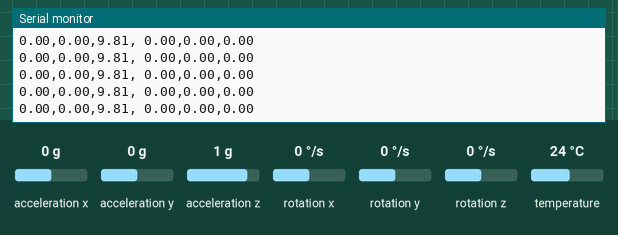
Bench run of a sketch on a simulated Arduino Uno, built with avr-gcc and run on an emulated ATmega328P. Shown: the last lines printed to the serial monitor. Inputs (shaded band) come from the test bench; at power-on: acceleration x 0 g, acceleration y 0 g, acceleration z 1 g, rotation x 0 °/s, rotation y 0 °/s, rotation z 0 °/s, temperature 24 °C.

Above: at 1.3 s.
1.4 s: acceleration x set to -0.8 g
At 2.5 s:
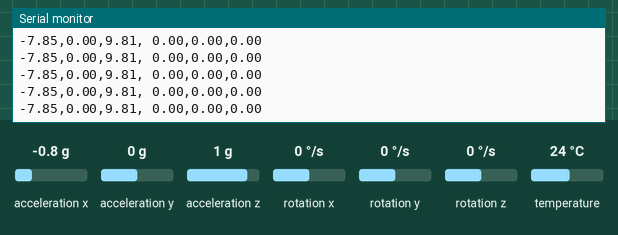
4.4 s: acceleration y set to -1.4 g
At 5.0 s:
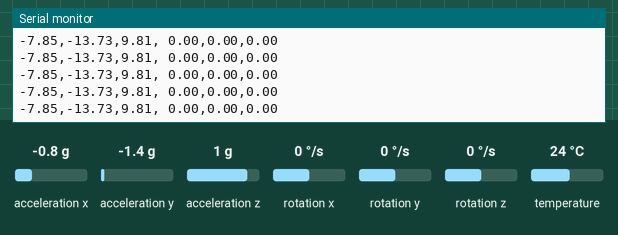
5.9 s: acceleration z set to -1.4 g
At 7.0 s:
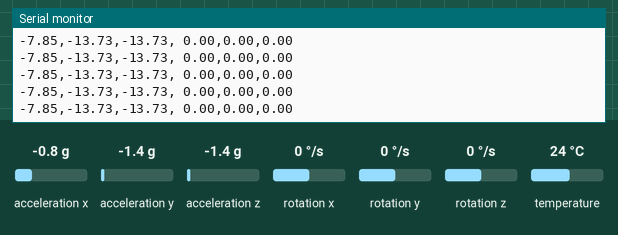
7.4 s: rotation x set to -192 °/s
At 8.2 s:
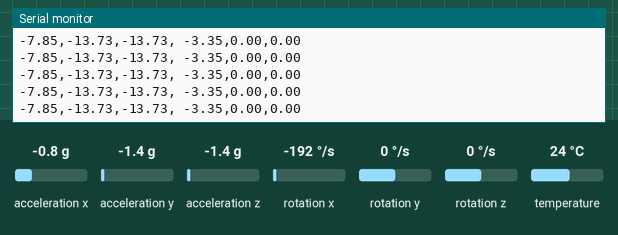
8.9 s: rotation y set to -192 °/s
At 9.6 s:
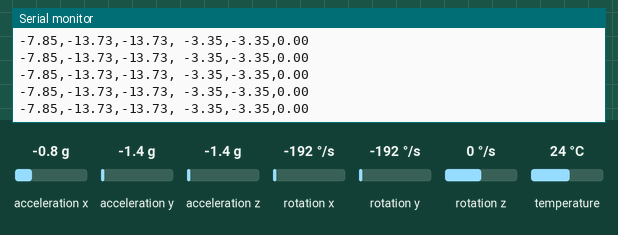
10.4 s: acceleration y set to -0.8 g
At 10.9 s:
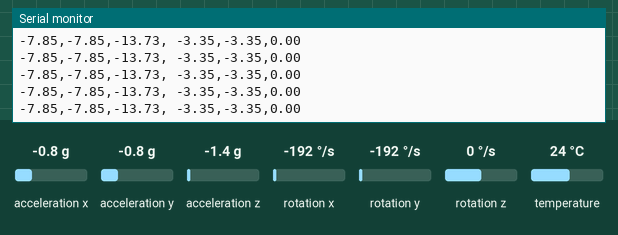
Timing chart, 0 to 13.4 s (numbered marks = the images above; inputs shaded):
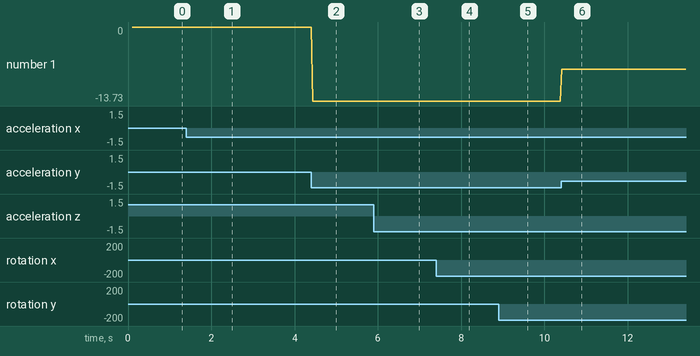

Measured:
- after the input at 1.4 s, the serial monitor: prints a new line at once (image 1)
- after the input at 4.4 s, the serial monitor: prints a new line at once (image 2)
- after the input at 5.9 s, the serial monitor: prints a new line at once (image 3)
- after the input at 7.4 s, the serial monitor: prints a new line at once (image 4)
- after the input at 8.9 s, the serial monitor: prints a new line at once (image 5)
- after the input at 10.4 s, the serial monitor: prints a new line at once (image 6)
- plotted number 1: 0 → -13.73 after the input at 4.4 s

The sketch:

glove.ino
```cpp
#include <Adafruit_MPU6050.h>
#include <Adafruit_Sensor.h>
#include <Wire.h>

Adafruit_MPU6050 mpu;
float accelX;
float accelY;
float accelZ;
float gyroX;
float gyroY;
float gyroZ;

void setup(void) {
	Serial.begin(115200);

	// Try to initialize!
	if (!mpu.begin()) {
		Serial.println("Failed to find MPU6050 chip");
		while (1) {
		  delay(10);
		}
	}

  /**
    @brief Sets the accelerometer measurement range
    @param  new_range
            The new range to set. Must be a `mpu6050_accel_range_t`
  void Adafruit_MPU6050::setAccelerometerRange(mpu6050_accel_range_t new_range){
    Adafruit_BusIO_Register accel_config =
      Adafruit_BusIO_Register(i2c_dev, MPU6050_ACCEL_CONFIG, 1);
    Adafruit_BusIO_RegisterBits accel_range =
      Adafruit_BusIO_RegisterBits(&accel_config, 2, 3);
    accel_range.write(new_range);
  }
  */
	// set accelerometer range to +-8G
  // options: 2G (default), 4G, 8G (article), 16G
	mpu.setAccelerometerRange(MPU6050_RANGE_8_G);

  /**
    @brief Sets the gyroscope measurement range
    @param  new_range
            The new range to set. Must be a `mpu6050_gyro_range_t`
  void Adafruit_MPU6050::setGyroRange(mpu6050_gyro_range_t new_range) {
    Adafruit_BusIO_Register gyro_config =
        Adafruit_BusIO_Register(i2c_dev, MPU6050_GYRO_CONFIG, 1);
    Adafruit_BusIO_RegisterBits gyro_range =
        Adafruit_BusIO_RegisterBits(&gyro_config, 2, 3);

    gyro_range.write(new_range);
  }
  */
	// set gyro range to +- 500 deg/s
  // options: 250 (default), 500 (article), 1000, 2000
	mpu.setGyroRange(MPU6050_RANGE_500_DEG);


  /**
    @brief Sets the bandwidth of the Digital Low-Pass Filter
    @param bandwidth the new `mpu6050_bandwidth_t` bandwidth
  void Adafruit_MPU6050::setFilterBandwidth(mpu6050_bandwidth_t bandwidth) {
    Adafruit_BusIO_Register config =
        Adafruit_BusIO_Register(i2c_dev, MPU6050_CONFIG, 1);

    Adafruit_BusIO_RegisterBits filter_config =
        Adafruit_BusIO_RegisterBits(&config, 3, 0);
    filter_config.write(bandwidth);
  }
  */
  // set digital low-pass filter bandwidth to 21 Hz
  // options: 260Hz (Disables filter), 184, 94, 44, 21 (article), 10, 5 Hz
	mpu.setFilterBandwidth(MPU6050_BAND_21_HZ);

	delay(100);
}

void loop() {
	/* Get new sensor events with the readings */
	sensors_event_t a, g, temp;

  /**
    @brief  Gets the most recent sensor event, Adafruit Unified Sensor format
    @param  accel
            Pointer to an Adafruit Unified sensor_event_t object to be filled
            with acceleration event data.
    @param  gyro
            Pointer to an Adafruit Unified sensor_event_t object to be filled
            with gyroscope event data.
    @param  temp
            Pointer to an Adafruit Unified sensor_event_t object to be filled
            with temperature event data.
    @return True on successful read
  bool Adafruit_MPU6050::getEvent(sensors_event_t *accel, sensors_event_t *gyro,
                                  sensors_event_t *temp) {
    uint32_t timestamp = millis();
    _read();

    fillTempEvent(temp, timestamp);
    fillAccelEvent(accel, timestamp);
    fillGyroEvent(gyro, timestamp);

    return true;
  }
  */
	mpu.getEvent(&a, &g, &temp);

  /* Get accelerometer readings */
  accelX = a.acceleration.x;
  accelY = a.acceleration.y;
  accelZ = a.acceleration.z;

  /* Get gyroscope readings */
  gyroX = g.gyro.x;
  gyroY = g.gyro.y;
  gyroZ = g.gyro.z;


	/* Print out the values */
	Serial.print(a.acceleration.x);
	Serial.print(",");
	Serial.print(a.acceleration.y);
	Serial.print(",");
	Serial.print(a.acceleration.z);
	Serial.print(", ");
	Serial.print(g.gyro.x);
	Serial.print(",");
	Serial.print(g.gyro.y);
	Serial.print(",");
	Serial.print(g.gyro.z);
	Serial.println("");

	//About 33hz
	delay(30);
}
```
